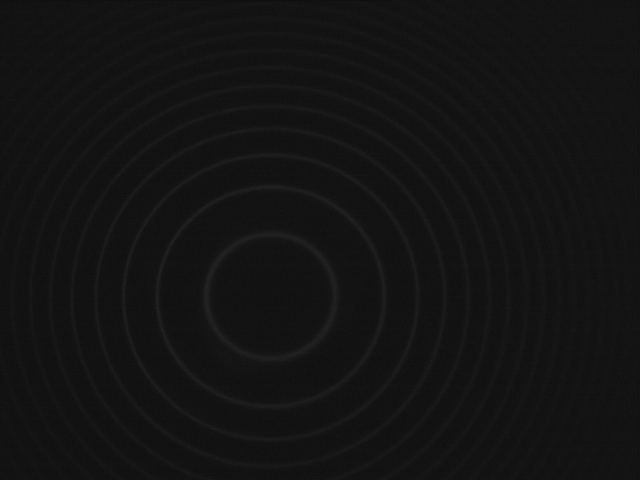
#> input picture FPrak/Zeemann/O43/Auflösevermögen/Zeemann_643_8nm_longitudinal/0_2A.tiff, 640 x 480 px, given in place of 0_1A.tiff, which was not available
$ python 'bilder_bearbeiten (1).py'
#> lines starting #> are read from the running program, lines starting #| are printed output that depends on the picture; pictures that were not available may be replaced by others from this repository, and a replacement may not be noted
from PIL import Image
import numpy as np

p = ["0_1", "0_2", "0_3", "0_4", "0_5", "0_6", "0_7", "0_8", "0_9", "1", "1_1", "1_2", "1_3", "1_4", "1_5", "1_6", "1_7", "1_8", "1_9", "2", "2_1", "2_2", "2_3", "2_4", "2_5", "2_6", "2_7", "2_8"]

for i in p:
    img = Image.open(f"./O43\Auflösevermögen\Zeemann_643_8nm_longitudinal/{i}A.tiff")
#> img is the input picture: PIL image 640x480 RGBA; mean R, G, B, A 19.4, 19.4, 19.4, 255
    arr = np.array(img).astype(float)

    # Graustufenbild (2D) oder RGB/RGBA (3D) abfangen
    gray = arr if arr.ndim == 2 else arr[:,:,0]
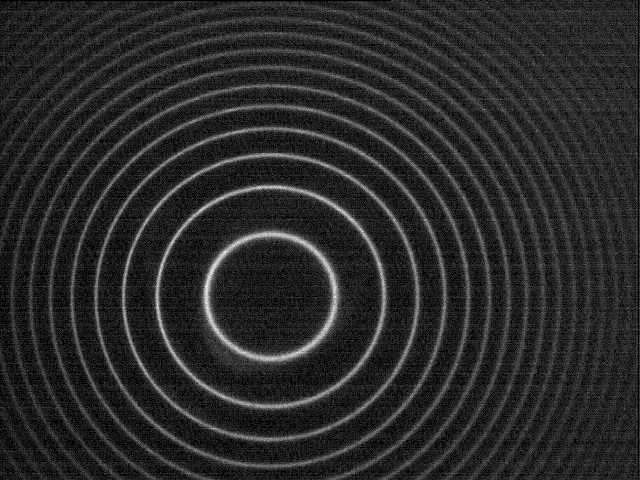
#> gray: shape (480, 640) float64; min 16, max 37, mean 19.4; drawn with min black and max white

    # Gamma-Wert: höher = dunklerer Hintergrund
    GAMMA = 2.0

    norm = (gray - gray.min()) / (gray.max() - gray.min())
    norm_gamma = np.power(norm, GAMMA)
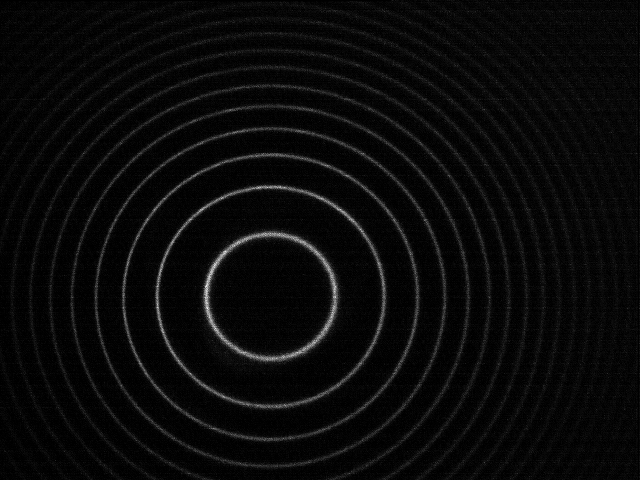
#> norm_gamma: shape (480, 640) float64; min 0, max 1, mean 0.0392
    green = (norm_gamma * 255).astype(np.uint8)

    rgb = np.zeros((green.shape[0], green.shape[1], 3), dtype=np.uint8)
    rgb[:,:,1] = green
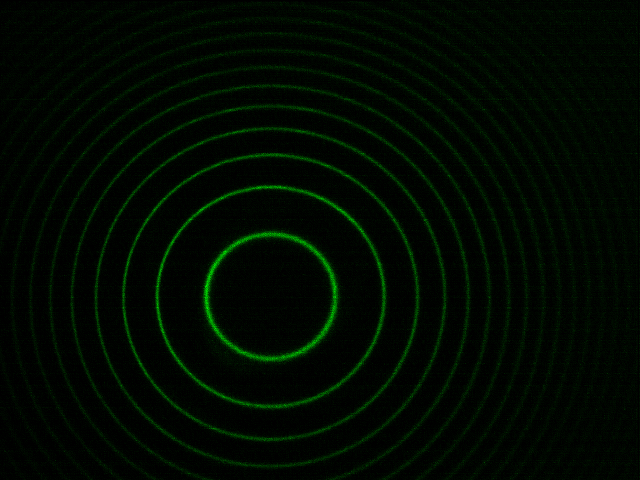
#> rgb: shape (480, 640, 3); mean of channels 0, 1, 2 0, 9.7, 0; drawn as R, G, B
#> pass 3 of the loop `for i in p:`:
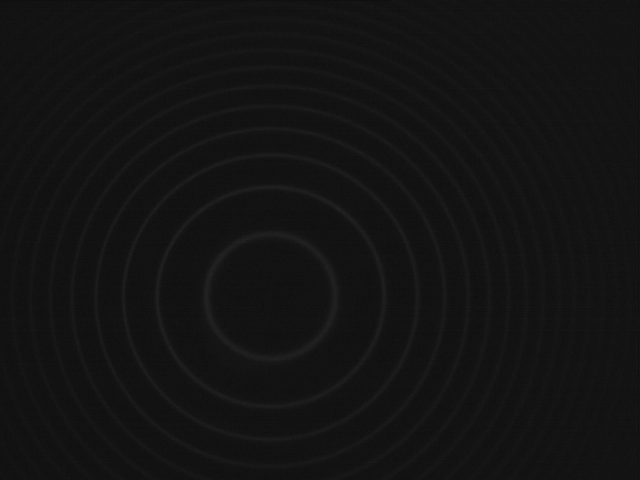
#> input picture FPrak/Zeemann/O43/Auflösevermögen/Zeemann_643_8nm_longitudinal/0_6A.tiff, 640 x 480 px, given in place of 0_3A.tiff, which was not available
#> img is the input picture: PIL image 640x480 RGBA; mean R, G, B, A 19.5, 19.5, 19.5, 255
#> `gray = arr if arr.ndim == 2 else arr[:,:,0]`:
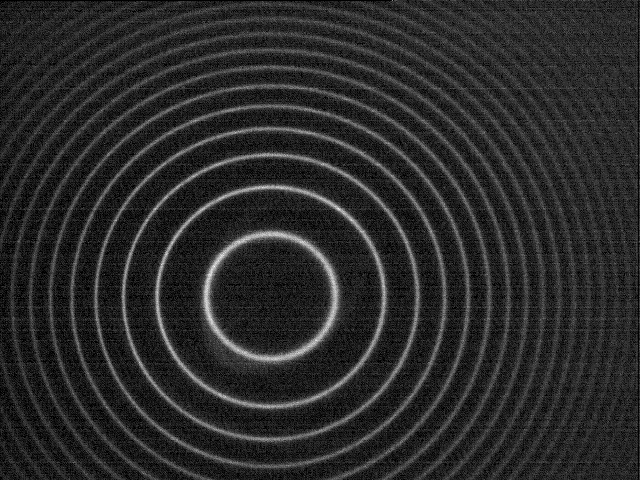
#> gray: shape (480, 640) float64; min 16, max 37, mean 19.5; drawn with min black and max white
#> `rgb[:,:,1] = green`:
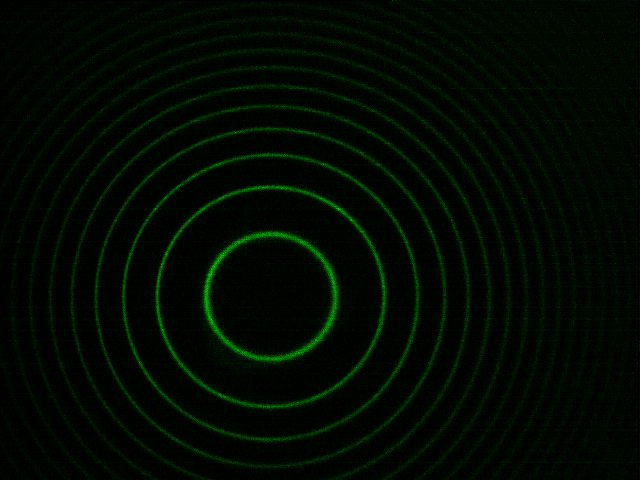
#> rgb: shape (480, 640, 3); mean of channels 0, 1, 2 0, 9.9, 0; drawn as R, G, B
#> (the run stopped early here; a loop or call above may not have finished)
